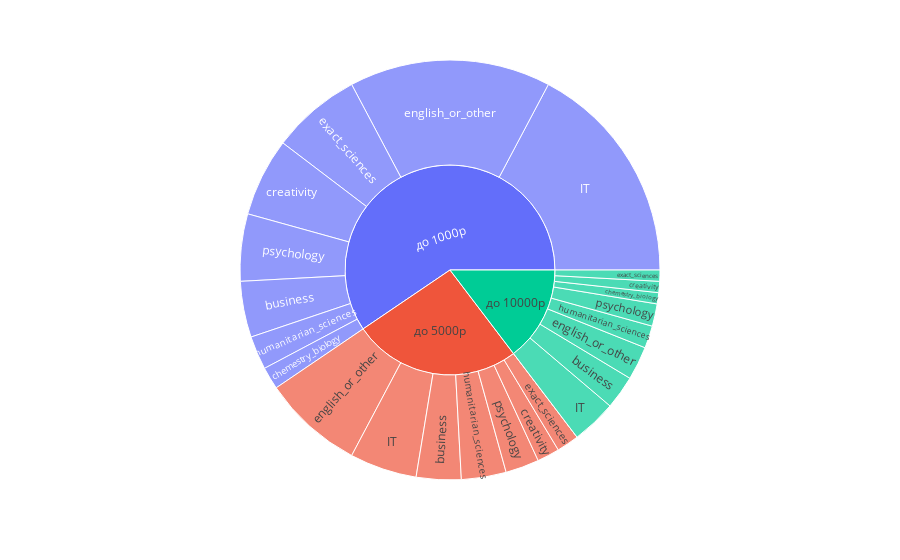

The notebook cell this image was saved under:
### Code cell
fig = px.sunburst(concat_interesting, path=['parent', 'category'], values='count')
fig.show()

### Figure 1 — Plotly figure (JSON) as saved in the notebook; plotly's stock layout.template omitted (floating-point values rounded to 4 significant figures)
{"data": [{"branchvalues": "total", "domain": {"x": [0, 1], "y": [0, 1]}, "hovertemplate": "labels=%{label}<br>count=%{value}<br>parent=%{parent}<br>id=%{id}<extra></extra>", "ids": ["до 10000р/IT", "до 1000р/IT", "до 5000р/IT", "до 10000р/business", "до 1000р/business", "до 5000р/business", "до 10000р/chemestry_biology", "до 1000р/chemestry_biology", "до 5000р/chemestry_biology", "до 10000р/creativity", "до 1000р/creativity", "до 5000р/creativity", "до 10000р/english_or_other", "до 1000р/english_or_other", "до 5000р/english_or_other", "до 10000р/exact_sciences", "до 1000р/exact_sciences", "до 5000р/exact_sciences", "до 10000р/humanitarian_sciences", "до 1000р/humanitarian_sciences", "до 5000р/humanitarian_sciences", "до 10000р/psychology", "до 1000р/psychology", "до 5000р/psychology", "до 10000р", "до 1000р", "до 5000р"], "labels": ["IT", "IT", "IT", "business", "business", "business", "chemestry_biology", "chemestry_biology", "chemestry_biology", "creativity", "creativity", "creativity", "english_or_other", "english_or_other", "english_or_other", "exact_sciences", "exact_sciences", "exact_sciences", "humanitarian_sciences", "humanitarian_sciences", "humanitarian_sciences", "psychology", "psychology", "psychology", "до 10000р", "до 1000р", "до 5000р"], "name": "", "parents": ["до 10000р", "до 1000р", "до 5000р", "до 10000р", "до 1000р", "до 5000р", "до 10000р", "до 1000р", "до 5000р", "до 10000р", "до 1000р", "до 5000р", "до 10000р", "до 1000р", "до 5000р", "до 10000р", "до 1000р", "до 5000р", "до 10000р", "до 1000р", "до 5000р", "до 10000р", "до 1000р", "до 5000р", "", "", ""], "type": "sunburst", "values": [4, 20, 6, 3, 5, 4, 1, 2, 0, 1, 7, 2, 3, 18, 9, 1, 8, 2, 2, 3, 4, 2, 6, 3, 17, 69, 30]}], "layout": {"legend": {"tracegroupgap": 0}, "margin": {"t": 60}}}
